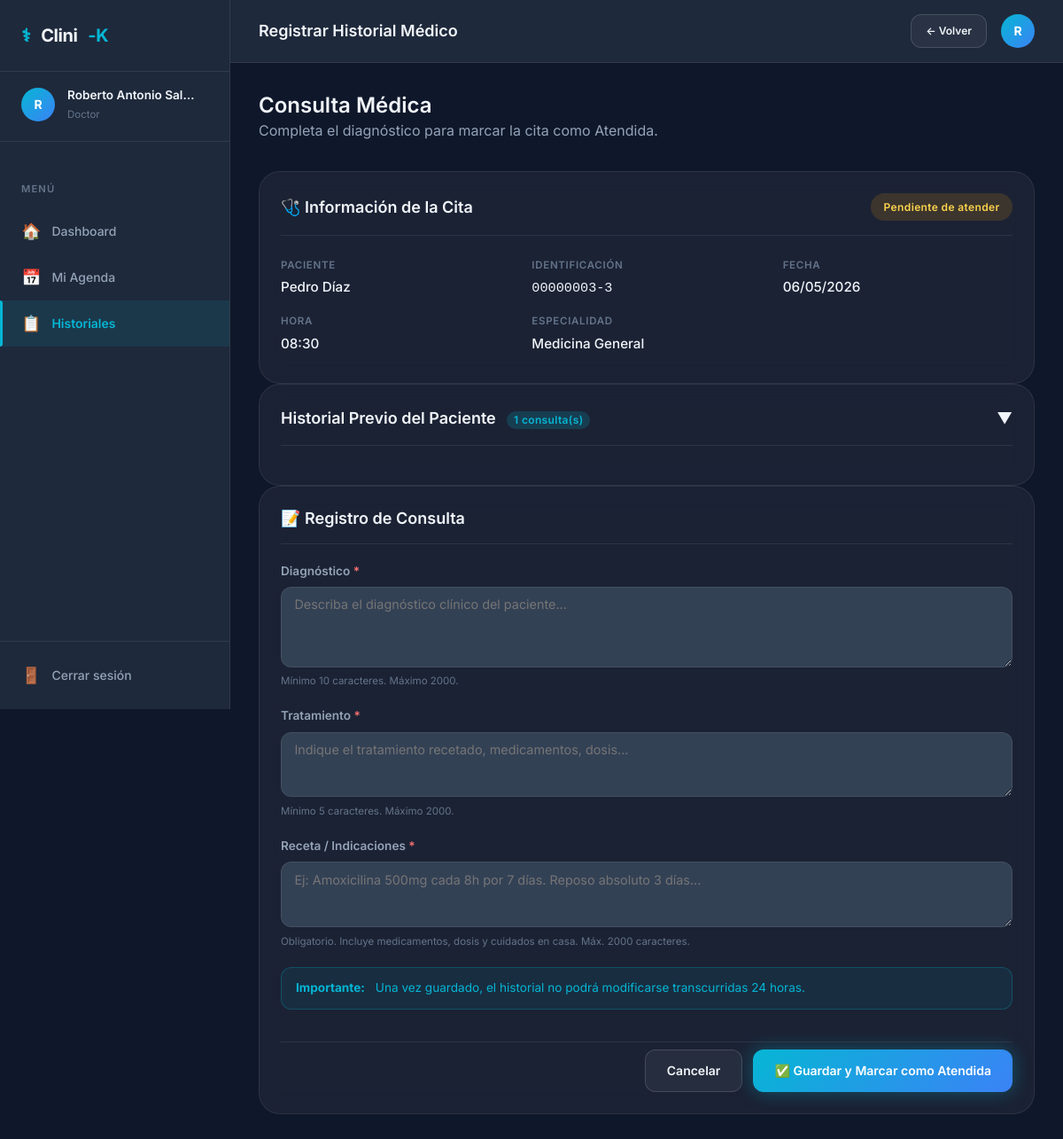
/historial/atender?cita=24 (signed in), run on the app's committed database.
### tables this page shows
CREATE TABLE `cita` (
  `id_cita` int(11) NOT NULL,
  `id_doctor` int(11) NOT NULL,
  `id_paciente` int(11) NOT NULL,
  `fecha` date NOT NULL,
  `hora` time NOT NULL,
  `id_estado` int(11) NOT NULL
);

CREATE TABLE `paciente` (
  `id_paciente` int(11) NOT NULL,
  `primer_nombre` varchar(50) NOT NULL,
  `segundo_nombre` varchar(50) DEFAULT NULL,
  `primer_apellido` varchar(50) NOT NULL,
  `segundo_apellido` varchar(50) DEFAULT NULL,
  `telefono` varchar(15) DEFAULT NULL,
  `fecha_nacimiento` date NOT NULL,
  `numeroIdentificacion` varchar(15) NOT NULL,
  `id_estado` int(11) DEFAULT 8,
  `fecha_creacion` timestamp NOT NULL DEFAULT current_timestamp()
);

CREATE TABLE `doctor` (
  `id_doctor` int(11) NOT NULL,
  `primer_nombre` varchar(50) NOT NULL,
  `segundo_nombre` varchar(50) DEFAULT NULL,
  `primer_apellido` varchar(50) NOT NULL,
  `segundo_apellido` varchar(50) DEFAULT NULL,
  `especialidad` varchar(50) NOT NULL,
  `id_estado` int(11) DEFAULT 8,
  `fecha_creacion` timestamp NOT NULL DEFAULT current_timestamp()
);

### src/Controllers/Web/BaseController.php (called while the page is built, shortened)
<?php
abstract class BaseController
{
    protected function render(string $viewPath, array $data = []): void
    {
        extract($data, EXTR_SKIP);
        $fullPath = dirname(__DIR__, 3) . '/views/' . $viewPath . '.php';
        include $fullPath;
    }
}

### src/Controllers/Web/HistorialController.php (called while the page is built, shortened)
<?php
class HistorialController extends BaseController
{
    private HistorialService $service;
    public function __construct()
    {
        $this->service = new HistorialService();
    }
    public function atender(): void
    {
        $idCita   = (int) ($_GET['cita'] ?? 0);
        $idDoctor = (int) ($_SESSION['id_referencia'] ?? 0);
        $resultado = $this->service->getCitaParaAtender($idCita, $idDoctor);
        $cita = $resultado['cita'];
        $idPaciente       = (int) $cita['id_paciente'];
        $historialPrevio  = $this->service->getHistorialPaciente($idPaciente);
        $this->render('historial/atender_cita', compact('cita', 'bp', 'historialPrevio'));
    }
}

### src/Config/Database.php (called while the page is built, shortened)
<?php
class Database
{
    private static ?Database $instance = null;
    private PDO $pdo;
    private function __construct()
    {
        $dsn = sprintf(
            'mysql:host=%s;port=%s;dbname=%s;charset=%s',
            self::DB_HOST,
            self::DB_PORT,
            self::DB_NAME,
            self::DB_CHARSET
        );
        $options = [
            PDO::ATTR_ERRMODE            => PDO::ERRMODE_EXCEPTION,
            PDO::ATTR_DEFAULT_FETCH_MODE => PDO::FETCH_ASSOC,
            PDO::ATTR_EMULATE_PREPARES   => false,
            PDO::MYSQL_ATTR_INIT_COMMAND => "SET NAMES utf8mb4 COLLATE utf8mb4_unicode_ci",
        ];
        $this->pdo = new PDO($dsn, self::DB_USER, self::DB_PASS, $options);
    }
    public static function getInstance(): Database
    {
        if (self::$instance === null) {
            self::$instance = new self();
        }
        return self::$instance;
    }
    public function getConnection(): PDO
    {
        return $this->pdo;
    }
}

### src/Services/HistorialService.php (called while the page is built, shortened)
<?php
class HistorialService
{
    private HistorialRepository $historialRepo;
    private CitaRepository      $citaRepo;
    public function __construct()
    {
        $this->historialRepo = new HistorialRepository();
        $this->citaRepo      = new CitaRepository();
    }
    public function getHistorialPaciente(int $idPaciente): array
    {
        return $this->historialRepo->getHistorialByPaciente($idPaciente);
    }
    public function getCitaParaAtender(int $idCita, int $idDoctor): array
    {
        $cita = $this->citaRepo->getCitaById($idCita);
        if ($this->historialRepo->existeHistorialParaCita($idCita)) {
            return ['ok' => false, 'cita' => null, 'mensaje' => 'Esta cita ya tiene un historial registrado.'];
        }
        return ['ok' => true, 'cita' => $cita, 'mensaje' => ''];
    }
}

### src/Repositories/CitaRepository.php (called while the page is built, shortened)
<?php
class CitaRepository
{
    private PDO $db;
    public function __construct()
    {
        $this->db = Database::getInstance()->getConnection();
    }
    public function getCitaById(int $idCita): ?array
    {
        $sql = "SELECT c.*,
                       CONCAT(p.primer_nombre, ' ', p.primer_apellido) AS nombre_paciente,
                       p.numeroIdentificacion,
                       CONCAT(d.primer_nombre, ' ', d.primer_apellido) AS nombre_doctor,
                       d.especialidad,
                       e.nombre AS estado
                FROM   cita c
                INNER JOIN paciente p ON c.id_paciente = p.id_paciente
                INNER JOIN doctor   d ON c.id_doctor   = d.id_doctor
                INNER JOIN estado   e ON c.id_estado   = e.id_estado
                WHERE  c.id_cita = :id";
        $stmt = $this->db->prepare($sql);
        $stmt->execute([':id' => $idCita]);
        $row = $stmt->fetch(PDO::FETCH_ASSOC);
        return $row ?: null;
    }
}

### src/Repositories/HistorialRepository.php (called while the page is built, shortened)
<?php
class HistorialRepository
{
    private PDO $db;
    public function __construct()
    {
        $this->db = Database::getInstance()->getConnection();
    }
    public function getHistorialByPaciente(int $idPaciente): array
    {
        $sql = "SELECT h.id_historial,
                       h.id_cita,
                       d.descripcion AS diagnostico,
                       t.descripcion AS tratamiento,
                       r.indicaciones AS notas,
                       h.fecha AS fecha_registro,
                       c.fecha AS fecha_cita,
                       c.hora AS hora_cita,
                       CONCAT(doc.primer_nombre, ' ', doc.primer_apellido) AS nombre_doctor,
                       doc.especialidad
                FROM   historial h
                INNER JOIN cita c ON h.id_cita = c.id_cita
                INNER JOIN doctor doc ON c.id_doctor = doc.id_doctor
                LEFT JOIN diagnostico d ON h.id_historial = d.id_historial
                LEFT JOIN tratamiento t ON h.id_historial = t.id_historial
                LEFT JOIN receta r ON h.id_historial = r.id_historial
                WHERE  h.id_paciente = :id
                ORDER  BY h.fecha DESC";
        $stmt = $this->db->prepare($sql);
        $stmt->execute([':id' => $idPaciente]);
        return $stmt->fetchAll(PDO::FETCH_ASSOC);
    }
    public function existeHistorialParaCita(int $idCita): bool
    {
        $sql  = "SELECT COUNT(*) FROM historial WHERE id_cita = :id";
        $stmt = $this->db->prepare($sql);
        $stmt->execute([':id' => $idCita]);
        return (int) $stmt->fetchColumn() > 0;
    }
}

### views/historial/atender_cita.php (the view, shortened to what this page needs)
<?php
include __DIR__ . '/../layout/head.php';
?>
<header class="topbar">
    <h1 class="topbar-title">Registrar Historial Médico</h1>
    <div class="topbar-actions">
        <a href="<?= $bp ?>/historial" class="btn btn-secondary btn-sm" id="btn-volver-historial">← Volver</a>
        <div class="user-avatar" title="<?= htmlspecialchars($_SESSION['nombre'] ?? '') ?>">
            <?= strtoupper(substr($_SESSION['nombre'] ?? 'D', 0, 1)) ?>
        </div>
    </div>
</header>
<main class="page-content" id="atender-cita-page">
    <div class="page-header">
        <h2>Consulta Médica</h2>
        <p class="text-secondary">Completa el diagnóstico para marcar la cita como Atendida.</p>
    </div>
    <section class="content-grid" style="grid-template-columns:1fr;">
        <div class="card" id="card-info-cita">
            <div class="card-header">
                <h3 class="card-title">🩺 Información de la Cita</h3>
                <span class="badge estado-pendiente" style="padding:.35rem .9rem">Pendiente de atender</span>
            </div>
            <div class="info-grid">
                <div class="info-item">
                    <span class="info-label">Paciente</span>
                    <span class="info-value"><?= htmlspecialchars($cita['nombre_paciente'], ENT_QUOTES, 'UTF-8') ?></span>
                </div>
                <div class="info-item">
                    <span class="info-label">Identificación</span>
                    <span class="info-value"><code><?= htmlspecialchars($cita['numeroIdentificacion'], ENT_QUOTES, 'UTF-8') ?></code></span>
                </div>
                <div class="info-item">
                    <span class="info-label">Fecha</span>
                    <span class="info-value"><?= date('d/m/Y', strtotime($cita['fecha'])) ?></span>
                </div>
                <div class="info-item">
                    <span class="info-label">Hora</span>
                    <span class="info-value"><?= htmlspecialchars(substr($cita['hora'], 0, 5), ENT_QUOTES, 'UTF-8') ?></span>
                </div>
                <div class="info-item">
                    <span class="info-label">Especialidad</span>
                    <span class="info-value"><?= htmlspecialchars($cita['especialidad'] ?? 'General', ENT_QUOTES, 'UTF-8') ?></span>
                </div>
            </div>
        </div>
    </section>
    <section class="content-grid" style="grid-template-columns:1fr;" id="section-historial-previo">
        <div class="card" id="card-historial-previo">
            <div class="card-header" style="cursor:pointer;" id="btn-toggle-historial"
                 onclick="toggleHistorialPrevio()" aria-expanded="false">
                <h3 class="card-title">
                    Historial Previo del Paciente
                    <?php if (!empty($historialPrevio)): ?>
                        <span class="badge badge-primary" style="margin-left:.5rem;">
                            <?= count($historialPrevio) ?> consulta(s)
                        </span>
                    <?php else: ?>
                        <span class="badge badge-muted" style="margin-left:.5rem;">Sin historial</span>
                    <?php endif; ?>
                </h3>
                <span id="toggle-icon-historial" style="font-size:1.1rem; transition:transform .2s;">▼</span>
            </div>
        </div>
    </section>
    <section class="content-grid" style="grid-template-columns:1fr;">
        <div class="card" id="card-form-historial">
            <div class="card-header">
                <h3 class="card-title">📝 Registro de Consulta</h3>
            </div>
            <form method="POST"
                  action="<?= $bp ?>/historial/guardar"
                  id="form-historial"
                  class="historial-form"
                  novalidate>
                <div class="form-group">
                    <label class="form-label" for="diagnostico">
                        Diagnóstico <span class="required">*</span>
                    </label>
                    <textarea
                        id="diagnostico"
                        name="diagnostico"
                        class="form-control"
                        rows="4"
                        minlength="10"
                        maxlength="2000"
                        placeholder="Describa el diagnóstico clínico del paciente..."
                        required
                    ></textarea>
                    <small class="form-hint">Mínimo 10 caracteres. Máximo 2000.</small>
                </div>
                <div class="form-group">
                    <label class="form-label" for="tratamiento">
                        Tratamiento <span class="required">*</span>
                    </label>
                    <textarea
                        id="tratamiento"
                        name="tratamiento"
                        class="form-control"
                        rows="3"
                        minlength="5"
                        maxlength="2000"
                        placeholder="Indique el tratamiento recetado, medicamentos, dosis..."
                        required
                    ></textarea>
                    <small class="form-hint">Mínimo 5 caracteres. Máximo 2000.</small>
                </div>
                <div class="form-group">
                    <label class="form-label" for="notas">
                        Receta / Indicaciones <span class="required">*</span>
                    </label>
                    <textarea
                        id="notas"
                        name="notas"
                        class="form-control"
                        rows="3"
                        minlength="5"
                        maxlength="2000"
                        placeholder="Ej: Amoxicilina 500mg cada 8h por 7 días. Reposo absoluto 3 días..."
                        required
                    ></textarea>
                    <small class="form-hint">Obligatorio. Incluye medicamentos, dosis y cuidados en casa. Máx. 2000 caracteres.</small>
                </div>
                <div class="alert alert-info" id="alert-bloqueo-aviso">
                    <strong>Importante:</strong> Una vez guardado, el historial no podrá modificarse transcurridas 24 horas.
                </div>
                <div class="form-actions">
                    <a href="<?= $bp ?>/historial" class="btn btn-secondary" id="btn-cancelar-historial">Cancelar</a>
                    <button type="submit" class="btn btn-primary" id="btn-guardar-historial">
                        ✅ Guardar y Marcar como Atendida
                    </button>
                </div>
            </form>
        </div>
    </section>
</main>
<?php include __DIR__ . '/../layout/foot.php'; ?>

### views/layout/head.php (style rules this page uses)
.estado-pendiente { background: rgba(245,158,11,.15); color: #fcd34d; }

### views/historial/atender_cita.php (style rules this page uses)
.info-grid { display: grid; grid-template-columns: repeat(auto-fill, minmax(200px, 1fr)); gap: 1rem 1.5rem; padding: .25rem 0 .5rem; }
.info-item { display: flex; flex-direction: column; gap: .25rem; }
.info-label { font-size: .72rem; text-transform: uppercase; letter-spacing: .06em; color: var(--text-muted); font-weight: 600; }
.info-value { font-size: .95rem; color: var(--text-primary); font-weight: 500; }
.historial-form { display: flex; flex-direction: column; gap: 1.25rem; }
.form-group { display: flex; flex-direction: column; gap: .4rem; }
.form-label { font-size: .85rem; font-weight: 600; color: var(--text-secondary); }
.form-label .required { color: #f87171; }
.form-control { background: var(--bg-elevated); border: 1px solid var(--border-subtle); border-radius: var(--radius-md); color: var(--text-primary); font-family: inherit; font-size: .9rem; padding: .65rem .9rem; resize: vertical; transition: border-color .2s, box-shadow .2s; }
.form-hint { font-size: .72rem; color: var(--text-muted); }
.alert-info { background: rgba(6,182,212,.08); border: 1px solid rgba(6,182,212,.25); border-radius: var(--radius-md); color: var(--color-primary); padding: .75rem 1rem; font-size: .85rem; }
.form-actions { display: flex; gap: .75rem; justify-content: flex-end; padding-top: .5rem; border-top: 1px solid var(--border-subtle); }

### data on the page
cita: id_paciente.numeroIdentificacion "00000003-3", fecha "06/05/2026", hora "08:30", id_doctor.especialidad "Medicina General"

### other printed values
substr($nombre, 0, 1) "R"
$nombre "Roberto Antonio Sal…"
$rolNom "Doctor"
$item['icon'] "🏠"
$item['label'] "Dashboard"
$item['icon'] "📅"
$item['label'] "Mi Agenda"
$item['icon'] "📋"
$item['label'] "Historiales"
substr($_SESSION['nombre'] ?? 'D', 0, 1) "R"
$cita['nombre_paciente'] "Pedro Díaz"
count($historialPrevio) "1"
